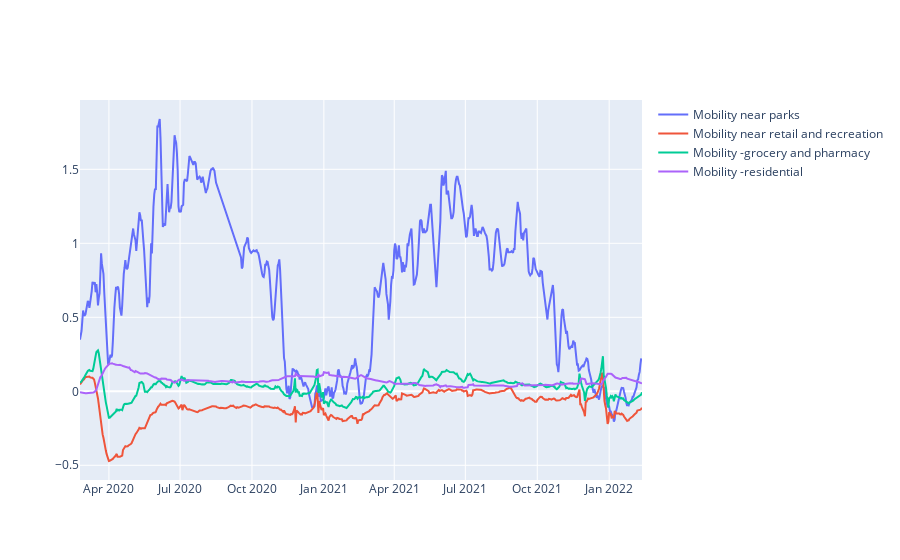

The cell this chart's notebook holds for it:
### Code cell
fig = go.Figure()

fig.add_trace(go.Scatter(
    x= mobility[mobility["countyfips"] == "16001"]["date"],
    y= mobility[mobility["countyfips"] == "16001"]["gps_parks"],
    name = 'Mobility near parks', # Style name/legend entry with html tags
    connectgaps=True # override default to connect the gaps
))
fig.add_trace(go.Scatter(
    x= mobility[mobility["countyfips"] == "16001"]["date"],
    y= mobility[mobility["countyfips"] == "16001"]["gps_retail_and_recreation"],
    name = 'Mobility near retail and recreation', # Style name/legend entry with html tags
    connectgaps=True # override default to connect the gaps
))
fig.add_trace(go.Scatter(
    x= mobility[mobility["countyfips"] == "16001"]["date"],
    y= mobility[mobility["countyfips"] == "16001"]["gps_grocery_and_pharmacy"],
    name = 'Mobility -grocery and pharmacy', # Style name/legend entry with html tags
    connectgaps=True # override default to connect the gaps
))
fig.add_trace(go.Scatter(
    x= mobility[mobility["countyfips"] == "16001"]["date"],
    y= mobility[mobility["countyfips"] == "16001"]["gps_residential"],
    name = 'Mobility -residential', # Style name/legend entry with html tags
    connectgaps=True # override default to connect the gaps
))

fig.show()

### Figure 1 — Plotly figure (JSON) as saved in the notebook; plotly's stock layout.template omitted (floating-point values rounded to 4 significant figures; data arrays with more than 128 entries replaced by an {"elided": "..."} marker saying what was removed)
{"data": [{"connectgaps": true, "name": "Mobility near parks", "x": {"elided": "720 str values"}, "y": {"elided": "720 float values"}, "type": "scatter"}, {"connectgaps": true, "name": "Mobility near retail and recreation", "x": {"elided": "720 str values"}, "y": {"elided": "720 float values"}, "type": "scatter"}, {"connectgaps": true, "name": "Mobility -grocery and pharmacy", "x": {"elided": "720 str values"}, "y": {"elided": "720 float values"}, "type": "scatter"}, {"connectgaps": true, "name": "Mobility -residential", "x": {"elided": "720 str values"}, "y": {"elided": "720 float values"}, "type": "scatter"}], "layout": {}}
